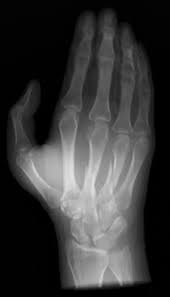
#> input picture Python/IMAGENO/RxMano.jpeg, 170 x 297 px
$ jupyter execute 'Filtrado y Manipulacion de Imagen Medica.ipynb'
#> lines starting #> are read from the running program, lines starting #| are printed output that depends on the picture; after the words box and inside, x2 and y2 are one past the last pixel; in counts of white or black regions, pixels touching at a corner belong together
[cell 1]
# 1. Importamos las librerías necesarias
import imageio.v2 as imageio # lector de imágenes
import numpy as np # operaciones numéricas
import matplotlib.pyplot as plt # visualización
# 2. Cargamos la radiografía de la mano
im = imageio.imread("RxMano.jpeg")
#> im is the input picture: shape (297, 170, 3); min 0, max 229, mean 55.9
# 3. Mostramos información básica de la imagen
print('Data type:', im.dtype)
#| Data type: uint8
print('Min. value:', im.min())
#| Min. value: 0
print('Max value:', im.max())
#| Max value: 229
# 4. Configuramos los valores de ticks (intervalos para la barra de color)
import matplotlib.ticker as ticker
min_val = 0
max_val = np.max(im)
#> max_val = 229
tick_interval = 50
tick_vals = np.arange(min_val, int(max_val) + tick_interval, tick_interval)
#> tick_vals = [0, 50, 100, 150, 200, 250]
# Mostrar la imagen en escala de grises
plt.imshow(im, vmin=0, vmax=255, cmap='gray')
colorbar = plt.colorbar()
colorbar.set_ticks(tick_vals)
# Renderizar la figura
plt.show()
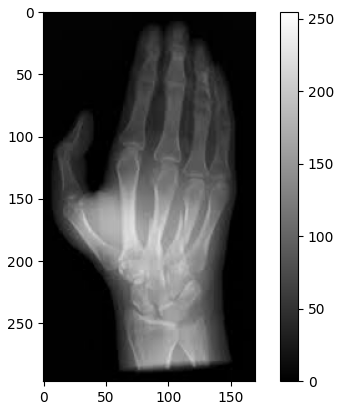
#> figure drawn by matplotlib, 2 panels

[cell 2]
import scipy.ndimage as ndi
# Create a histogram, binned at each possible value
hist = ndi.histogram(im, min=0, max=255, bins=256)
#> hist = 256 values, max 32688 at index 1, min 0 at index 230, mean 591.7
hist.shape

# Dibujar el Histograma
plt.plot(hist)
plt.xlabel('Intensidad')
plt.ylabel('Número de píxeles')
plt.show()
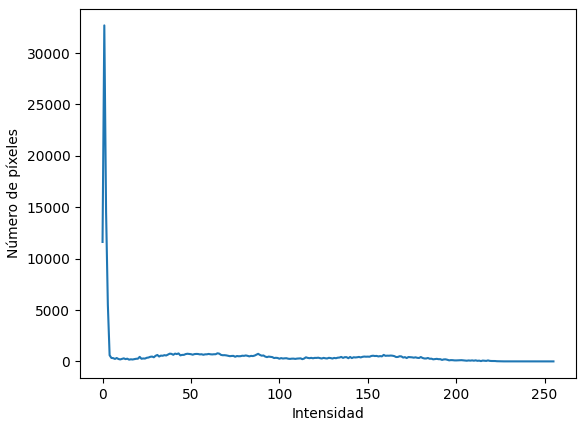
#> figure drawn by matplotlib, 1 panel; curve peaks at x = 1, y = 32688

[cell 3]
# Create a cumulative distribution function
cdf = hist.cumsum() / hist.sum()
#> cdf = 256 values from 0.0767 to 1
cdf.shape
# Dibujar distribución CDF
plt.plot(cdf)
plt.xlabel('Intensidad')
plt.ylabel('Proporción de Pixeles')
plt.show()
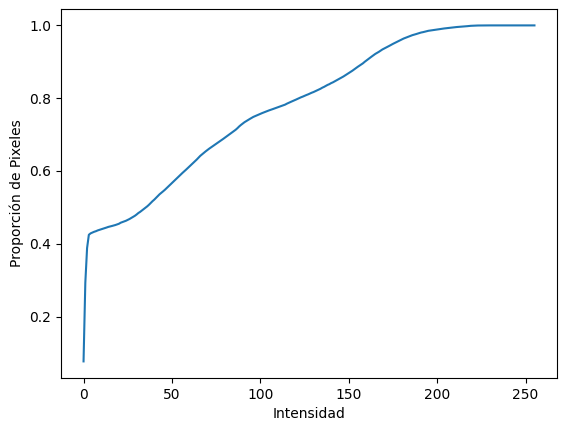
#> figure drawn by matplotlib, 1 panel; curve peaks at x = 229, y = 1

[cell 4]
# Plot the histogram and CDF
fig, axes = plt.subplots(2, 1, sharex=True)
axes[0].plot(hist, label='Histogram')
axes[1].plot(cdf, label='CDF')
for ax in fig.axes:
    ax.legend(loc='center right')
plt.show()
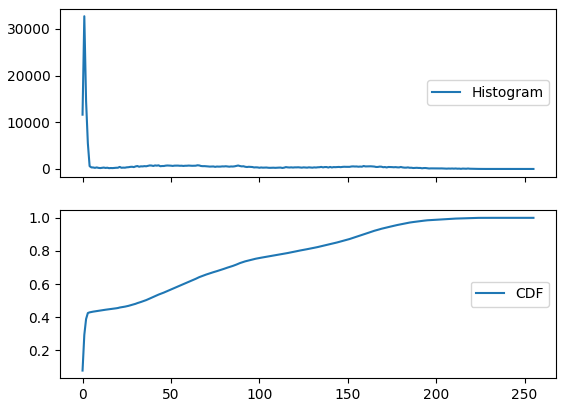
#> figure drawn by matplotlib, 2 panels; panel 2: curve peaks at x = 229, y = 1

[cell 5]
import numpy as np
im = np.array([[10, 20, 80],
[30, 60, 90],
[15, 25, 40]])
mask = im > 50
print(mask)

[cell 6]
mask_range = (im > 30) & (im < 80)
print(mask_range)

[cell 7]
masked_im = np.where(mask, im, 0)
print(masked_im)

[cell 8]
im_masked = im.copy()
im_masked[~mask] = 0 # ~ invierte la máscara (False → True)
print(masked_im)

[cell 9]
im = imageio.imread('RxMano.jpeg')
bone_mask = im > 30
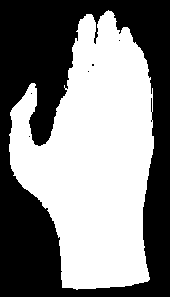
#> bone_mask: shape (297, 170, 3) bool; 52% white; 6 black regions (5 under 20 px), largest, box (x1, y1, x2, y2) and area: (0, 0, 170, 297) 24244
im_masked = im.copy()
im_masked[~bone_mask] = 0
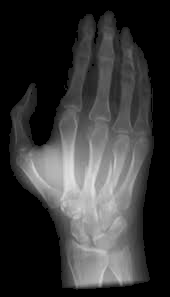
#> im_masked: shape (297, 170, 3); min 0, max 229, mean 54.4
fig, axes = plt.subplots(1, 2)
axes[0].imshow(im)
axes[1].imshow(im_masked, cmap='gray')
plt.show()

[cell 10]
umbral = 120  # Ajusta este valor según tu imagen

# Crear máscara binaria
mascara = im > umbral
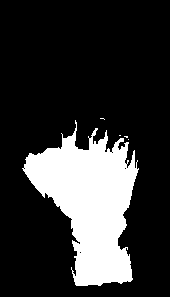
#> mascara: shape (297, 170, 3) bool; 20.4% white; 5 white regions (4 under 20 px), largest, box (x1, y1, x2, y2) and area: (22, 120, 139, 286) 10296

print(f"Forma de la máscara: {mascara.shape}")
#| Forma de la máscara: (297, 170, 3)
print(f"Tipo de dato: {mascara.dtype}")
#| Tipo de dato: bool
print(f"Píxeles activos (hueso): {mascara.sum()}")
#| Píxeles activos (hueso): 30930

$ run again, with Python/IMAGENO/RXNeonato.jpeg copied over Python/IMAGENO/RxMano.jpeg
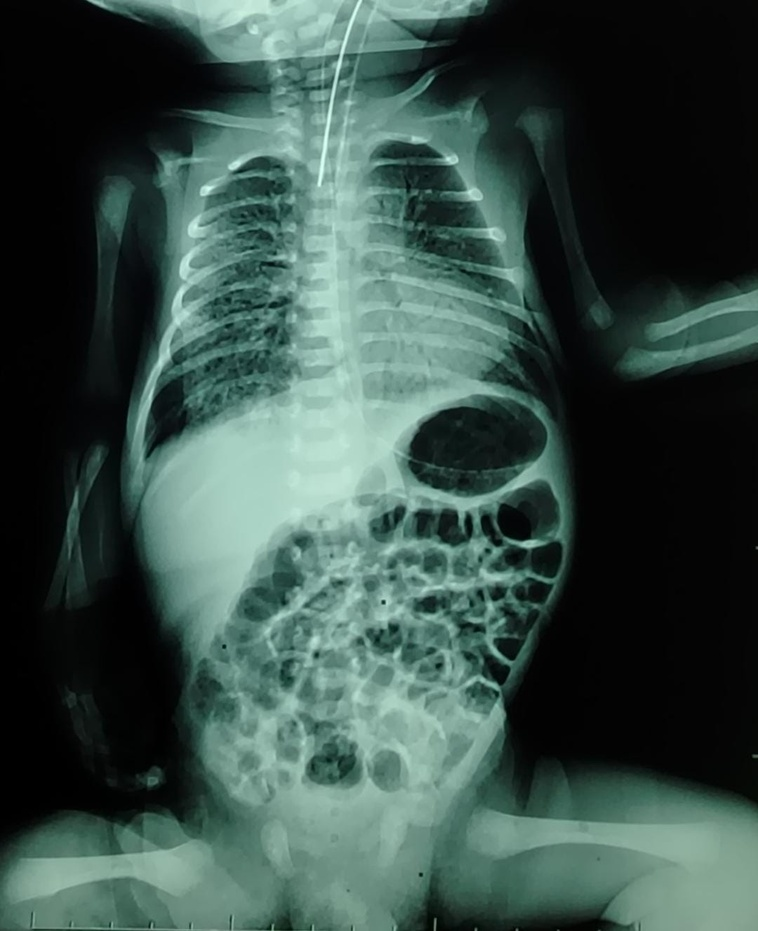
#> input picture Python/IMAGENO/RXNeonato.jpeg, 758 x 931 px, shrunk from 1080 x 1327 before the run
#> im is the input picture: shape (931, 758, 3); mean R, G, B 56.1, 77.8, 71.4
#| Data type: uint8
#| Min. value: 0
#| Max value: 255
#> max_val = 255
#> hist = 256 values, max 168527 at index 4, min 11 at index 253, mean 8269.9
#> `plt.show()`:
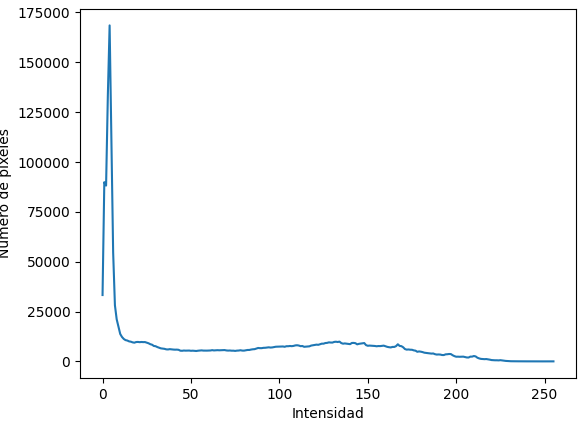
#> figure drawn by matplotlib, 1 panel; curve peaks at x = 4, y = 168527
#> cdf = 256 values from 0.0157 to 1
#> `mascara = im > umbral`:
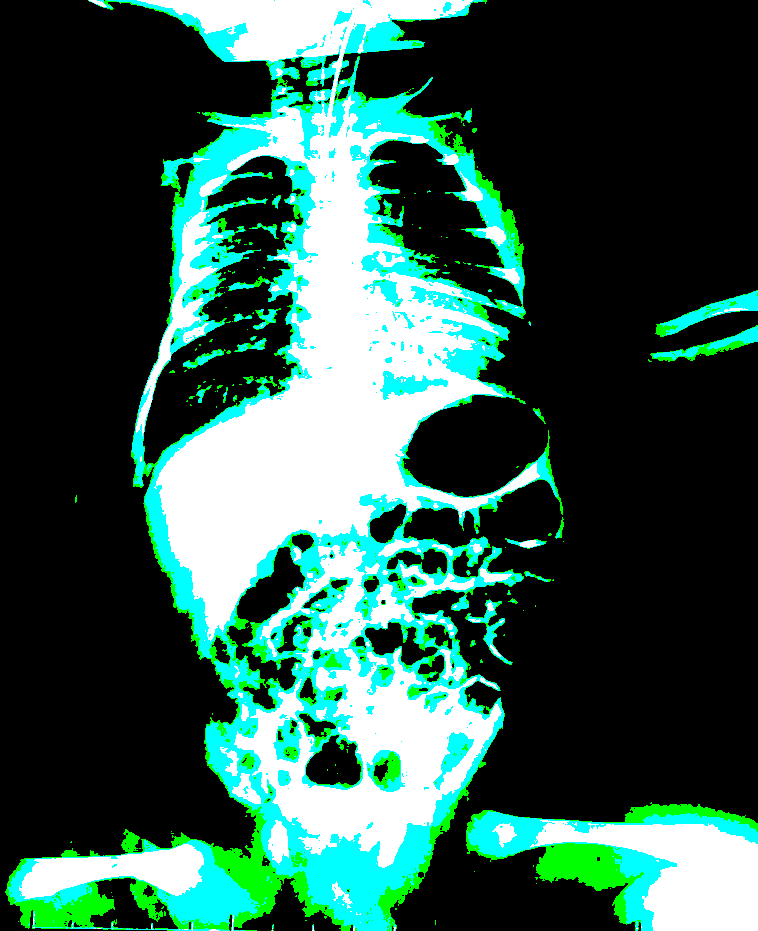
#> mascara: shape (931, 758, 3) bool; mean R, G, B 0.189, 0.349, 0.303
#| Forma de la máscara: (931, 758, 3)
#| Tipo de dato: bool
#| Píxeles activos (hueso): 593456

$ run again, with Python/IMAGENO/RXTorax.jpeg copied over Python/IMAGENO/RxMano.jpeg
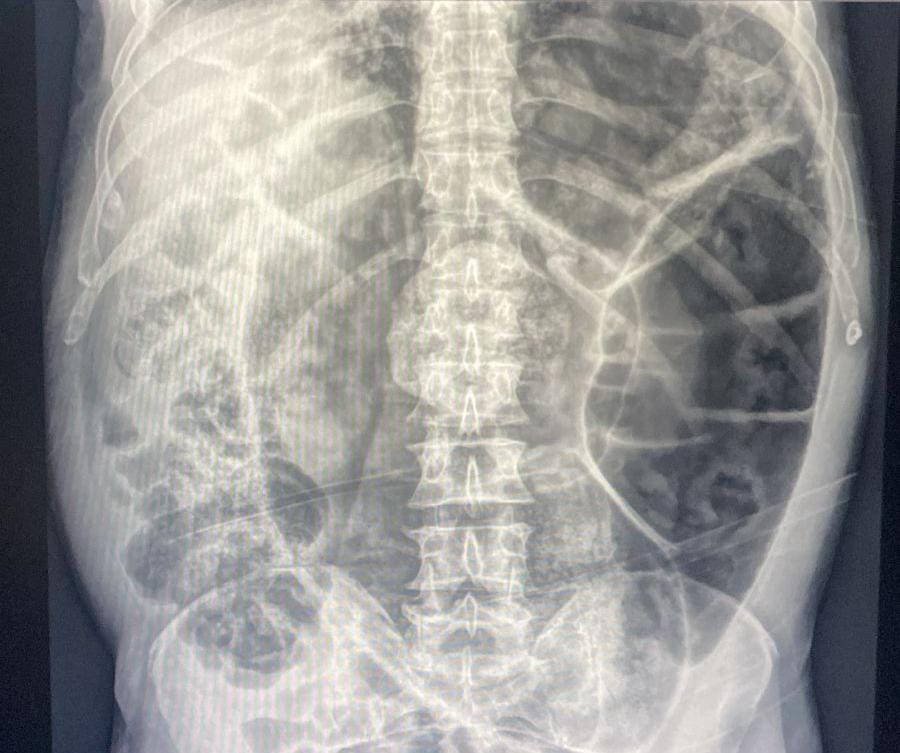
#> input picture Python/IMAGENO/RXTorax.jpeg, 900 x 753 px
#> im is the input picture: shape (753, 900, 3); mean R, G, B 152.2, 151.6, 149.3
#| Data type: uint8
#| Min. value: 0
#| Max value: 255
#> max_val = 255
#> hist = 256 values, max 15338 at index 205, min 7 at index 1, mean 7941.8
#> `plt.show()`:
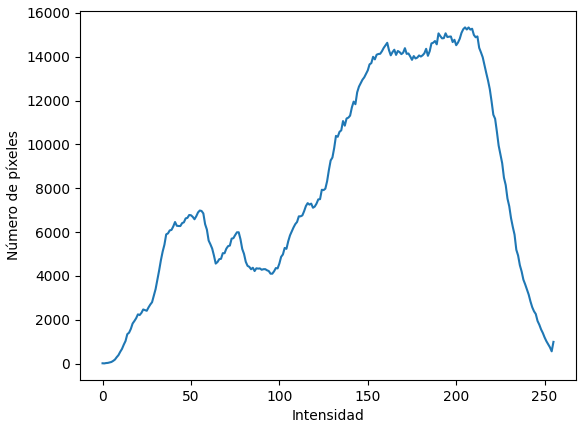
#> figure drawn by matplotlib, 1 panel; curve peaks at x = 205, y = 15338
#> cdf = 256 values from 5.9e-06 to 1
#> im_masked: shape (753, 900, 3); 3.34% of pixels changed, all inside (x1, y1, x2, y2) = (0, 7, 900, 753)
#> `mascara = im > umbral`:
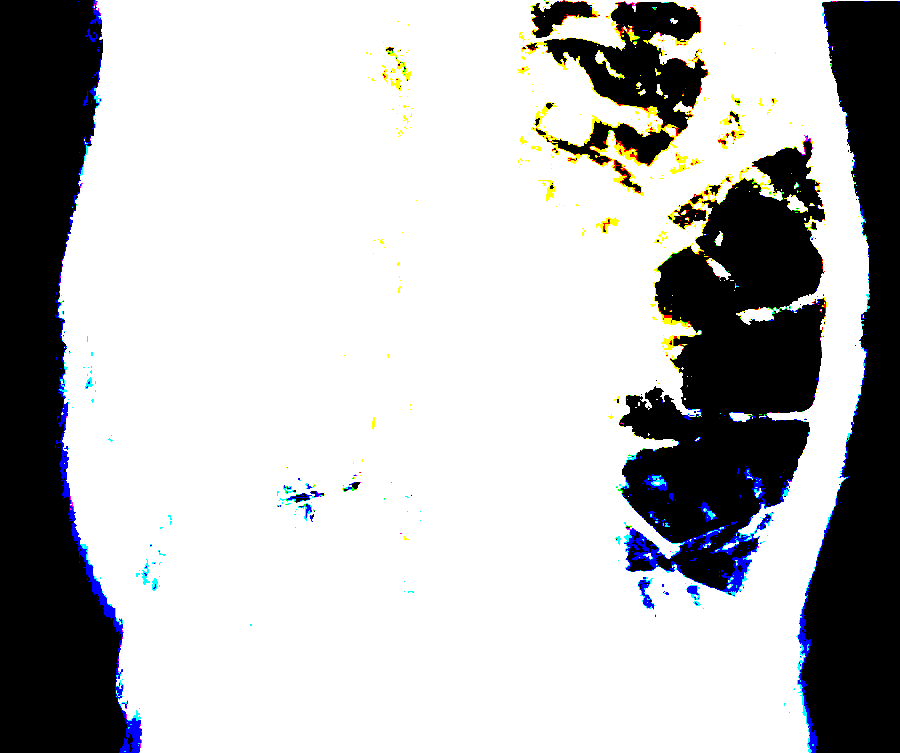
#> mascara: shape (753, 900, 3) bool; mean R, G, B 0.729, 0.731, 0.733
#| Forma de la máscara: (753, 900, 3)
#| Tipo de dato: bool
#| Píxeles activos (hueso): 1486346

$ run again, with Python/IMAGENO/RXPie.jpg copied over Python/IMAGENO/RxMano.jpeg
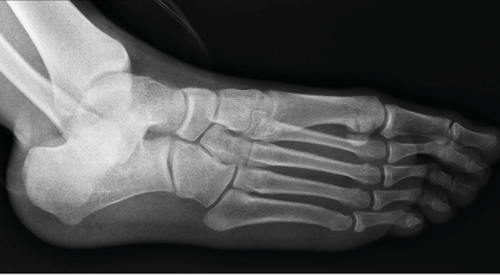
#> input picture Python/IMAGENO/RXPie.jpg, 500 x 275 px
#> im is the input picture: shape (275, 500, 3); mean R, G, B 78, 78.5, 78.3
#| Data type: uint8
#| Min. value: 0
#| Max value: 247
#> max_val = 247
#> hist = 256 values, max 28441 at index 11, min 0 at index 248, mean 1611.3
#> cdf = 256 values from 0.00216 to 1
#> `mascara = im > umbral`:
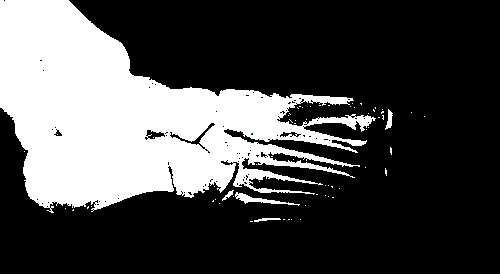
#> mascara: shape (275, 500, 3) bool; mean R, G, B 0.297, 0.297, 0.297
#| Forma de la máscara: (275, 500, 3)
#| Tipo de dato: bool
#| Píxeles activos (hueso): 122519
